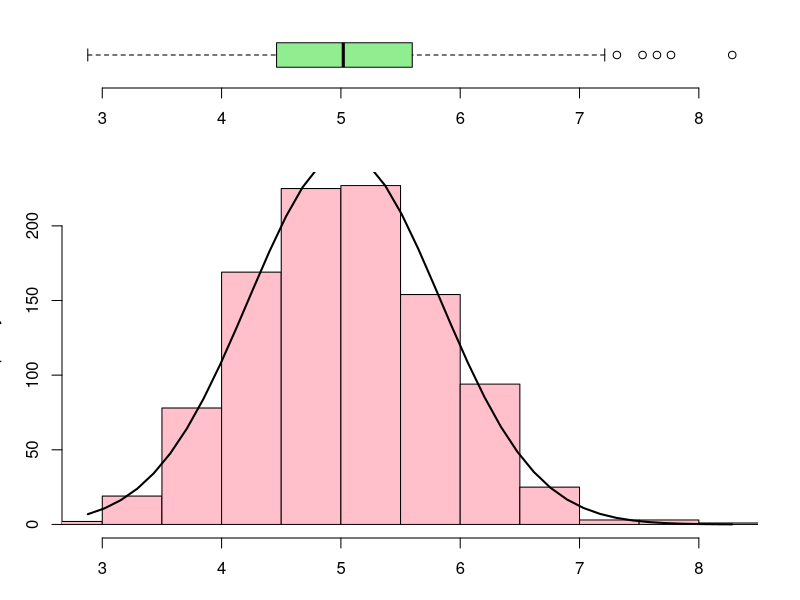

This figure's R source:
library(ggplot2)

# n1 is the number of averages of the samples from the studied exponential distribution.
# n is number of exponentially distributed samples used to calculate averages.
# lambda is the expotential distribution rate
n  <- 1000
n1  <- 40
lambda  <- 0.2

# Calulcate the theoritical mean and standard deviation of the exponential distribution.
theo_mean  <- 1/lambda
theo_sd <- 1/lambda

# Create a new distribution including n number of exponential distribution mean.
mns = NULL
for (i in 1 : n) mns = c(mns, mean(rexp(n1, lambda)))

# Calulcate the mean and standard deviation of the averages of the samples from the exponential distribution. 
# These values are referred to as sampled mean and standard deviation.
smp_mean  <- mean(mns)
smp_sd <- sd(mns)

# Calulcate the difference between the theoritical and sampled mean and standard deviation.
delta_mean <- sqrt((smp_mean -theo_mean)^2)
delta_sd  <- sqrt((smp_sd -theo_sd/sqrt(n1))^2)

# Plot the histogram and boxplot of the sampled averages.
# together with a normal distribution with mean= 1/lambda and standard deviation = 1/lambda.
nf <- layout(mat = matrix(c(1,2),2,1, byrow=TRUE),  height = c(1,3))
par(mar=c(3.1, 3.1, 1.1, 2.1))
boxplot(mns, horizontal=TRUE,  outline=TRUE,ylim=c(min(mns),max(mns)), frame=F, col = "lightgreen")
g  <- hist(mns, xlim=c(min(mns),max(mns)), xlab="Frequency", main="", col="pink")
xfit<-seq(min(mns),max(mns),length=40)
yfit<-dnorm(xfit,mean=smp_mean,sd=smp_sd)
yfit <- yfit*diff(g$mids[1:2])*length(mns)
lines(xfit, yfit, col="black", lwd=2) 
